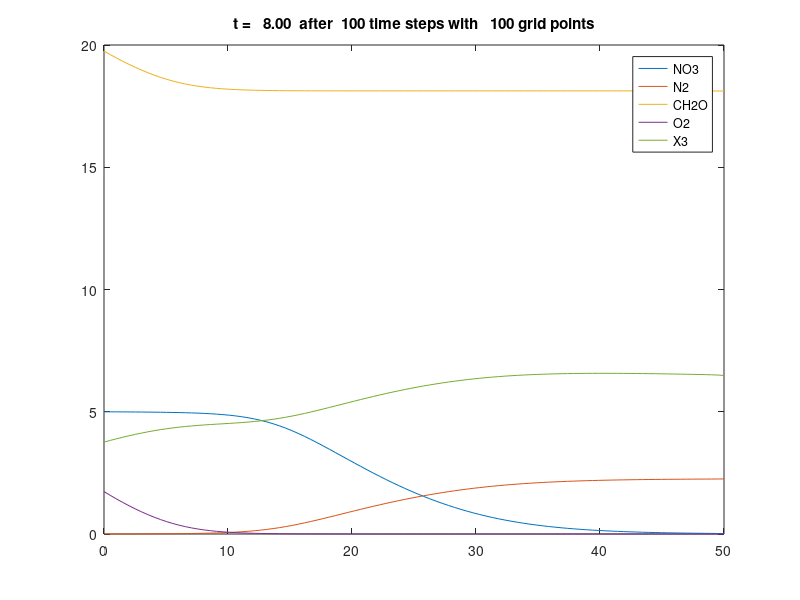

MATLAB code to generate this figure:
function Nitrogen_model()
% parameters and model equations refer to
% Mee-Sun Lee et al., Nitrogen transformation and transport modeling
% in groundwater aquifers. Ecological Modelling, 2006

v       = 10;        % unit: cm/day, average linear velocity
Diff    = 0.5*v;     % unit: cm2/day, longitudinal dispersivity (cm) * velocity (cm/day)
xl      = 0;         % unit: cm, left boundary
xr      = 50;        % unit: cm, right boundary
nx      = 100;       % number of nodes
tfinal  = 8;         % unit: day, total simulation time
dx      = (xr-xl)/nx;% unit: cm, space step
dt      = 0.08;      % unit: day, time step
x       = linspace(xl, xr, nx)';  % unit: cm, space grids
nsteps  = round(tfinal/dt);       % time steps
nplot   = 1;

tn      = 0;         % t(n)
ns      = 9;         % number of different component
u0      = zeros(nx, ns);
% initial values, unit: mg/l
% NH4  = u0(:,1)
% NO2  = u0(:,2)
% NO3  = u0(:,3)
% N2   = u0(:,4)
% CH2O = u0(:,5)
% O2   = u0(:,6)
% X1   = u0(:,7)
% X2   = u0(:,8)
% X3   = u0(:,9)
u0(:,1) = 0.0;
u0(:,2) = 0;
u0(:,3) = 5.0;
u0(:,4) = 0.0;
u0(:,5) = 1.0;
u0(:,6) = 2.0;
u0(:,7) = 0.0;
u0(:,8) = 0.0;
u0(:,9) = 3.64;
% left boundary values, unit: mg/l
u0(1,1) = 0.0;
u0(1,2) = 0;
u0(1,3) = 5.0;
u0(1,4) = 0.0;
u0(1,5) = 20.0;
u0(1,6) = 2.0;
u0(1,7) = 0.0;
u0(1,8) = 0.0;
u0(1,9) = 3.64;
% right boundary values
u0(nx,1) = 0.0;
u0(nx,2) = 0.0;
u0(nx,3) = 0.0;
u0(nx,4) = 0.0;
u0(nx,5) = 0.0;
u0(nx,6) = 0.0;
u0(nx,7) = 0.0;
u0(nx,8) = 0.0;
u0(nx,9) = 0.0;

u = u0;

% construct left hand matrix
alpha  = -v*dt/dx/4;
beta   = Diff*dt/dx^2/2;
A      = (alpha - beta) * ones(nx);
A(1)   = 0;
A(nx) = 0;
B      = (1 + 2*beta) * ones(nx);
B(1)   = 1;
B(nx) = 1;
C      = (-alpha - beta) * ones(nx);
C(1)   = 0;
C(nx) = 0;

I = (2:nx-1)';
% legend text for plot
specs  = {'NH4', 'NO2', 'NO3', 'N2', 'CH2O', 'O2', 'X1', 'X2', 'X3'};
% plot initial condition
plot(x, u);
legend(specs(1:9));
title(sprintf('t = %6.2f  after %4i time steps with %5i grid points',...
               tn,0,nx))
xlim([0 50])
drawnow

for n = 1 : nsteps    
    tnp = tn + dt;
    
    % transport for each component
    for i = 1 : ns
        D      = zeros(nx);
        D(I)   = (-alpha+beta)*u(I-1,i)+(1-2*beta)*u(I,i)+(alpha+beta)*u(I+1,i);
        D(1)   = u0(1,i);
        D(nx)  = 2*u(nx-1,i) - u(nx-2,i);
        u(:,i) = TDMAsolver(A, B, C, D);
    end
    
    % Runge Kutta method solving system of ODEs
    for i = 1 : nx
        u(i,:) = Runge_Kutta(@myode, tnp, dt, u(i,:));
    end
    
    if mod(n,nplot)==0 || n==nsteps
        flag = 1:ns;
        for i = 1 : ns
            if all(u(:,i) < 1e-3)
                flag(i) = 0;
            end
        end
        flag(flag==0) = [];
        plot(x, u(:,flag))
        legend(specs(flag))
        title(sprintf('t = %6.2f  after %4i time steps with %5i grid points',...
                       tnp,n,nx))
        xlim([0 50])
        drawnow
    end    
    tn = tnp;    
end

end


%--------------------------------------------------------------------------

function y = Runge_Kutta(f, t, h, y)
% Runge Kutta 4th order method for solving ODE
% input: f = function handle
%        h = time step

k1 = f(t, y);
k2 = f(t + h/2, y' + h/2 * k1);
k3 = f(t + h/2, y' + h/2 * k2);
k4 = f(t + h,   y' + h   * k3);
y = y + h/6*(k1'+2*k2'+2*k3'+k4');

end

%--------------------------------------------------------------------------
function dydt = myode(~,y)

mu_max_nit1  = 10;      % unit: 1/day, the maximum substrate utilization rate for nitrification (ammonium -> nitrite)
mu_max_nit2  = 10;      % unit: 1/day, the maximum substrate utilization rate for nitrification (nitrite -> nitrate)
mu_max_denit = 40;      % unit: 1/day, the maximum substrate utilization rate for denitrification (nitrate -> nitrogen)
mu_max_oxid  = 30;      % unit: 1/day, the maximum substrate utilization rate for organic carbon oxidation
K_NH4        = 1;       % unit: mg/l, half saturation constant for NH4+
K_NO2        = 1.8;     % unit: mg/l, half saturation constant for NO2-
K_NO3        = 2.6;     % unit: mg/l, half saturation constant for NO3-
K_O2         = 0.77;    % unit: mg/l, half saturation constant for O2
K_CH2O       = 40;      % unit: mg/l, half saturation constant for CH2O
k_O2I        = 0.01;    % unit: mg/l, oxygen inhibition constant
kb1          = 1;       % unit: mg/l, ammonia-oxidizing biomass inhibition constant
kb2          = 1;       % unit: mg/l, nitrite-oxidizing biomass inhibition constant
kb3          = 0.5;     % unit: mg/l, heterotrophic biomass inhibition constant
yNO2_NH4     = 2.5504;  % ratio of NH4  substrate to NO2 substrate consumed
yNO3_NO2     = 1.3478;  % ratio of NO2  substrate to NO3 substrate consumed
yN2_NO3      = 0.4518;  % ratio of NO3  substrate to N2  substrate consumed
yO2_NH4      = 1.7739;  % ratio of NH4  substrate to O2  substrate consumed
yO2_NO2      = 0.6955;  % ratio of NO2  substrate to O2  substrate consumed
yO2_CH2O     = 1.0657;  % ratio of CH2O substrate to O2  substrate consumed
Y1           = 0.45;    % microbial yield coefficients for autotrophic ammonia-oxidizing bacteria
Y2           = 0.45;    % microbial yield coefficients for autotrophic nitrite-oxidizing bacteria
Y3           = 0.5;     % microbial yield coefficients for heterotrophic bacteria
d1           = 0.02;    % unit: 1/day, death or maintenance rate constant of autotrophic ammonia-oxidizing bacteria
d2           = 0.02;    % unit: 1/day, death or maintenance rate constant of autotrophic nitrite-oxidizing bacteria
d3           = 0.02;    % unit: 1/day, death or maintenance rate constant of heterotrophic biomass
R_NH4        = 1;       % retardation factor for NH4+
R_NO2        = 1;       % retardation factor for NO2-
R_NO3        = 1;       % retardation factor for NO3-
R_N2         = 1;       % retardation factor for N2
R_CH2O       = 1;       % retardation factor for CH2O
R_O2         = 1;       % retardation factor for O2

NH4  = y(1);
NO2  = y(2);
NO3  = y(3);
%N2   = y(4);
CH2O = y(5);
O2   = y(6);
X1   = y(7);    % unit: mg/l, concentration of autotrophic ammonia-oxidizing biomass
X2   = y(8);    % unit: mg/l, concentration of autotrophic nitrite-oxidizing biomass
X3   = y(9);    % unit: mg/l, the heterotrophic biomass concentration

r1 = mu_max_nit1*X1*(kb1/(kb1+X1))*(NH4/(K_NH4+NH4))*(O2/(K_O2+O2));    % unit: mg/day, substrate utilization rate by ammonium oxidation process 1
r2 = mu_max_nit2*X2*(kb2/(kb2+X2))*(NO2/(K_NO2+NO2))*(O2/(K_O2+O2));    % unit: mg/day, substrate utilization rate by nitrite oxidation process 2
r3 = mu_max_denit*X3*(kb3/(kb3+X3))*(k_O2I/(k_O2I+O2))*(CH2O/(K_CH2O+CH2O))*(NO3/(K_NO3+NO3));  % unit: mg/day, substrate utilization rate by denitrification
r4 = mu_max_oxid*X3*(kb3/(kb3+X3))*(CH2O/(K_CH2O+CH2O))*(O2/(K_O2+O2)); % unit: mg/day, substrate utilization rate by denitrification

dNH4dt  = - r1 / R_NH4;
dNO2dt  = (yNO2_NH4 * r1 - r2) / R_NO2;
dNO3dt  = (yNO3_NO2 * r2 - r3) / R_NO3;
dN2dt   = (yN2_NO3 * r3) / R_N2;
dCH2Odt = - r4 / R_CH2O;
dO2dt   = (-yO2_NH4 * r1 - yO2_NO2 * r2 - yO2_CH2O * r4) / R_O2;
dX1dt   = Y1 * r1 - X1 * d1;
dX2dt   = Y2 * r2 - X2 * d2;
dX3dt   = Y3 * (r3+r4) - X3 * d3;

dydt = zeros(9,1);
dydt(1) = dNH4dt;
dydt(2) = dNO2dt;
dydt(3) = dNO3dt;
dydt(4) = dN2dt;
dydt(5) = dCH2Odt;
dydt(6) = dO2dt;
dydt(7) = dX1dt;
dydt(8) = dX2dt;
dydt(9) = dX3dt;

end

%------------------------------------------------------------

function x = TDMAsolver(a,b,c,d)
%a, b, c are the column vectors for the compressed tridiagonal matrix, d is the right vector
n = length(d); % n is the number of rows
 
% Modify the first-row coefficients
c(1) = c(1) / b(1);    % Division by zero risk.
d(1) = d(1) / b(1);   
 
for i = 2:n-1
    temp = b(i) - a(i) * c(i-1);
    c(i) = c(i) / temp;
    d(i) = (d(i) - a(i) * d(i-1))/temp;
end
 
d(n) = (d(n) - a(n) * d(n-1))/( b(n) - a(n) * c(n-1));
 
% Now back substitute.
x(n) = d(n);
for i = n-1:-1:1
    x(i) = d(i) - c(i) * x(i + 1);
end
end